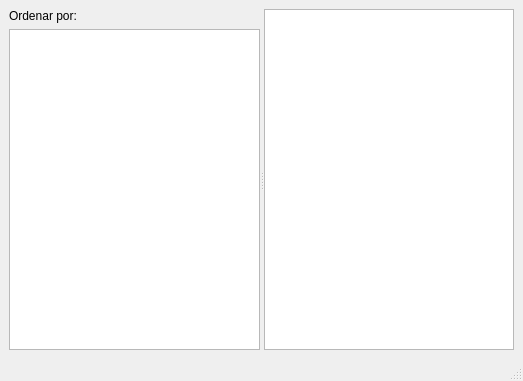
<?xml version="1.0" encoding="UTF-8"?>
<ui version="4.0">
 <class>NotesWindow</class>
 <widget class="QMainWindow" name="NotesWindow">
  <property name="geometry">
   <rect>
    <x>0</x>
    <y>0</y>
    <width>523</width>
    <height>381</height>
   </rect>
  </property>
  <property name="windowTitle">
   <string>MainWindow</string>
  </property>
  <widget class="QWidget" name="centralwidget">
   <property name="sizePolicy">
    <sizepolicy hsizetype="Maximum" vsizetype="Preferred">
     <horstretch>0</horstretch>
     <verstretch>0</verstretch>
    </sizepolicy>
   </property>
   <layout class="QVBoxLayout" name="verticalLayout_2">
    <item>
     <widget class="QSplitter" name="splitter">
      <property name="orientation">
       <enum>Qt::Horizontal</enum>
      </property>
      <widget class="QWidget" name="verticalLayoutWidget">
       <layout class="QVBoxLayout" name="verticalLayout">
        <item>
         <layout class="QHBoxLayout" name="horizontalLayout">
          <item>
           <widget class="QLabel" name="label">
            <property name="text">
             <string>Ordenar por:</string>
            </property>
           </widget>
          </item>
         </layout>
        </item>
        <item>
         <widget class="QListWidget" name="listWidget"/>
        </item>
       </layout>
      </widget>
      <widget class="QPlainTextEdit" name="plainTextEdit"/>
     </widget>
    </item>
   </layout>
  </widget>
  <widget class="QMenuBar" name="menubar">
   <property name="geometry">
    <rect>
     <x>0</x>
     <y>0</y>
     <width>523</width>
     <height>21</height>
    </rect>
   </property>
  </widget>
  <widget class="QStatusBar" name="statusbar"/>
 </widget>
 <resources/>
 <connections/>
</ui>
